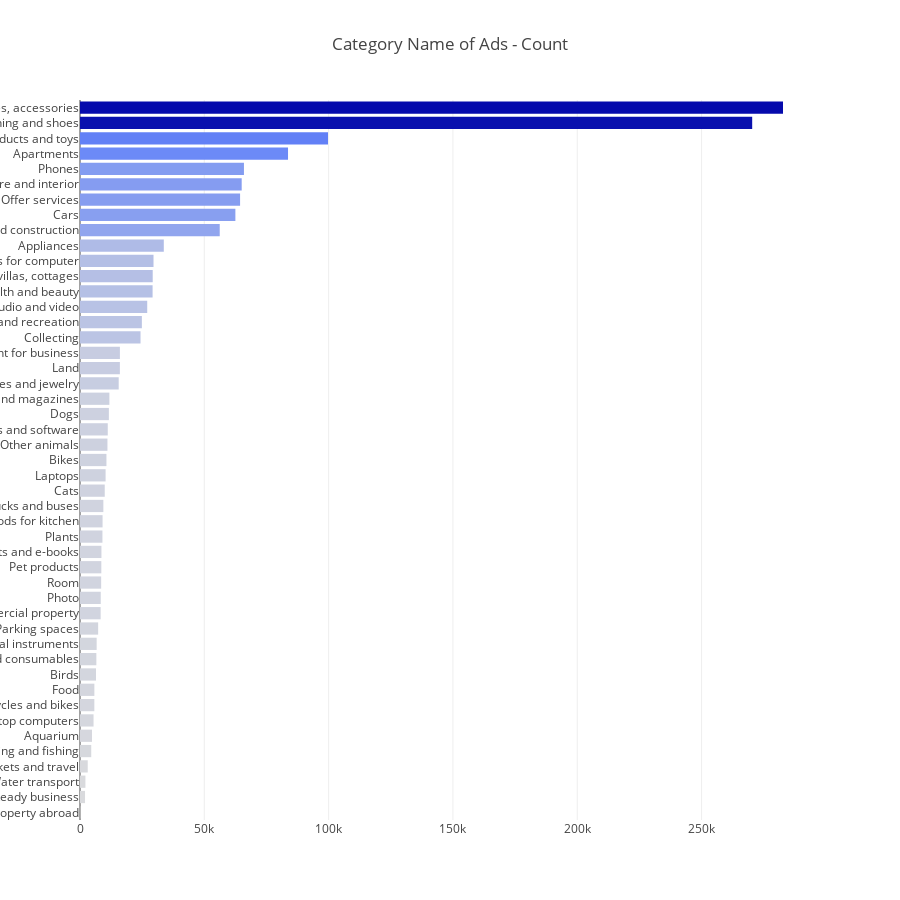

The cell this chart's notebook holds for it:
### Code cell
cnt_srs = train_df['category_name_en'].value_counts()
trace = go.Bar(
    y=cnt_srs.index[::-1],
    x=cnt_srs.values[::-1],
    orientation = 'h',
    marker=dict(
        color=cnt_srs.values[::-1],
        colorscale = 'Blues',
        reversescale = True
    ),
)

layout = dict(
    title='Category Name of Ads - Count',
    height=900
    )
data = [trace]
fig = go.Figure(data=data, layout=layout)
py.iplot(fig, filename="category name")

### Figure 1 — Plotly figure (JSON) as saved in the notebook; plotly's stock layout.template omitted (floating-point values rounded to 4 significant figures)
{"data": [{"marker": {"color": [117, 2028, 2180, 3108, 4524, 4840, 5450, 5771, 5781, 6447, 6580, 6695, 7304, 8305, 8345, 8512, 8580, 8624, 9025, 9076, 9394, 9951, 10297, 10638, 11040, 11167, 11612, 11819, 15566, 16038, 16047, 24346, 24881, 27036, 29198, 29244, 29565, 33705, 56201, 62494, 64385, 65035, 65944, 83670, 99747, 270359, 282753], "colorscale": "Blues", "reversescale": true}, "orientation": "h", "type": "bar", "x": [117, 2028, 2180, 3108, 4524, 4840, 5450, 5771, 5781, 6447, 6580, 6695, 7304, 8305, 8345, 8512, 8580, 8624, 9025, 9076, 9394, 9951, 10297, 10638, 11040, 11167, 11612, 11819, 15566, 16038, 16047, 24346, 24881, 27036, 29198, 29244, 29565, 33705, 56201, 62494, 64385, 65035, 65944, 83670, 99747, 270359, 282753], "y": ["Property abroad", "Ready business", "Water transport", "Tickets and travel", "Hunting and fishing", "Aquarium", "Desktop computers", "Motorcycles and bikes", "Food", "Birds", "Office equipment and consumables", "Musical instruments", "Garages and Parking spaces", "Commercial property", "Photo", "Room", "Pet products", "Tablets and e-books", "Plants", "Tableware and goods for kitchen", "Trucks and buses", "Cats", "Laptops", "Bikes", "Other animals", "Games, consoles and software", "Dogs", "Books and magazines", "Watches and jewelry", "Land", "Equipment for business", "Collecting", "Sports and recreation", "Audio and video", "Health and beauty", "Houses, villas, cottages", "Products for computer", "Appliances", "Repair and construction", "Cars", "Offer services", "Furniture and interior", "Phones", "Apartments", "Children's products and toys", "Children's clothing and shoes", "Clothing, shoes, accessories"]}], "layout": {"height": 900, "title": "Category Name of Ads - Count"}}
